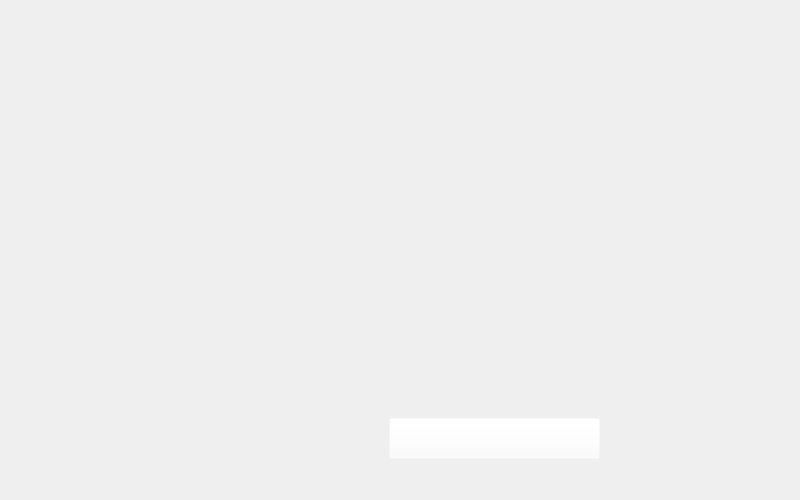
<?xml version="1.0" encoding="UTF-8"?>
<ui version="4.0">
 <class>Form</class>
 <widget class="QWidget" name="Form">
  <property name="geometry">
   <rect>
    <x>0</x>
    <y>0</y>
    <width>800</width>
    <height>500</height>
   </rect>
  </property>
  <property name="windowTitle">
   <string>Form</string>
  </property>
  <widget class="QLabel" name="img_derrota">
   <property name="geometry">
    <rect>
     <x>0</x>
     <y>0</y>
     <width>800</width>
     <height>500</height>
    </rect>
   </property>
   <property name="text">
    <string/>
   </property>
   <property name="pixmap">
    <pixmap>../imagens/perdedor_forca.png</pixmap>
   </property>
  </widget>
  <widget class="QPushButton" name="play_again">
   <property name="geometry">
    <rect>
     <x>389</x>
     <y>418</y>
     <width>211</width>
     <height>41</height>
    </rect>
   </property>
   <property name="styleSheet">
    <string notr="true">background: rgba(255, 255, 255, 0)</string>
   </property>
   <property name="text">
    <string/>
   </property>
  </widget>
 </widget>
 <resources/>
 <connections/>
</ui>
